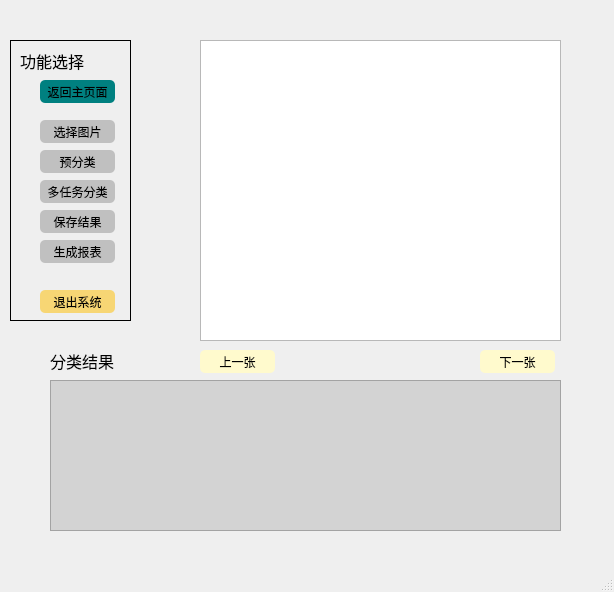
<?xml version="1.0" encoding="UTF-8"?>
<ui version="4.0">
 <class>defect_classification</class>
 <widget class="QMainWindow" name="defect_classification">
  <property name="geometry">
   <rect>
    <x>0</x>
    <y>0</y>
    <width>614</width>
    <height>592</height>
   </rect>
  </property>
  <property name="windowTitle">
   <string>缺陷分类</string>
  </property>
  <widget class="QWidget" name="centralwidget">
   <widget class="QGraphicsView" name="graphicsView">
    <property name="geometry">
     <rect>
      <x>200</x>
      <y>40</y>
      <width>361</width>
      <height>301</height>
     </rect>
    </property>
   </widget>
   <widget class="QLabel" name="label">
    <property name="geometry">
     <rect>
      <x>20</x>
      <y>40</y>
      <width>91</width>
      <height>41</height>
     </rect>
    </property>
    <property name="font">
     <font>
      <family>Adobe 宋体 Std L</family>
      <pointsize>12</pointsize>
     </font>
    </property>
    <property name="text">
     <string>功能选择</string>
    </property>
   </widget>
   <widget class="QLabel" name="pre_classification">
    <property name="geometry">
     <rect>
      <x>10</x>
      <y>40</y>
      <width>121</width>
      <height>281</height>
     </rect>
    </property>
    <property name="styleSheet">
     <string notr="true">border: 1px solid black;</string>
    </property>
    <property name="text">
     <string/>
    </property>
   </widget>
   <widget class="QPushButton" name="preclassify">
    <property name="geometry">
     <rect>
      <x>40</x>
      <y>150</y>
      <width>75</width>
      <height>23</height>
     </rect>
    </property>
    <property name="styleSheet">
     <string notr="true">QPushButton{background:#C0C0C0;border-radius:5px;}QPushButton:hover{background:#FFD700;}</string>
    </property>
    <property name="text">
     <string>预分类</string>
    </property>
   </widget>
   <widget class="QPushButton" name="multi_task">
    <property name="geometry">
     <rect>
      <x>40</x>
      <y>180</y>
      <width>75</width>
      <height>23</height>
     </rect>
    </property>
    <property name="styleSheet">
     <string notr="true">QPushButton{background:#C0C0C0;border-radius:5px;}QPushButton:hover{background:#FFD700;}</string>
    </property>
    <property name="text">
     <string>多任务分类</string>
    </property>
   </widget>
   <widget class="QLabel" name="label_3">
    <property name="geometry">
     <rect>
      <x>50</x>
      <y>350</y>
      <width>81</width>
      <height>21</height>
     </rect>
    </property>
    <property name="font">
     <font>
      <family>Adobe 宋体 Std L</family>
      <pointsize>12</pointsize>
     </font>
    </property>
    <property name="text">
     <string>分类结果</string>
    </property>
   </widget>
   <widget class="QPushButton" name="saveResult">
    <property name="geometry">
     <rect>
      <x>40</x>
      <y>210</y>
      <width>75</width>
      <height>23</height>
     </rect>
    </property>
    <property name="styleSheet">
     <string notr="true">QPushButton{background:#C0C0C0;border-radius:5px;}QPushButton:hover{background:#FFD700;}</string>
    </property>
    <property name="text">
     <string>保存结果</string>
    </property>
   </widget>
   <widget class="QPushButton" name="create_table">
    <property name="geometry">
     <rect>
      <x>40</x>
      <y>240</y>
      <width>75</width>
      <height>23</height>
     </rect>
    </property>
    <property name="styleSheet">
     <string notr="true">QPushButton{background:#C0C0C0;border-radius:5px;}QPushButton:hover{background:#FFD700;}</string>
    </property>
    <property name="text">
     <string>生成报表</string>
    </property>
   </widget>
   <widget class="QPushButton" name="backMainWindow">
    <property name="geometry">
     <rect>
      <x>40</x>
      <y>80</y>
      <width>75</width>
      <height>23</height>
     </rect>
    </property>
    <property name="styleSheet">
     <string notr="true">QPushButton{background:#008080;border-radius:5px;}QPushButton:hover{background:green;}</string>
    </property>
    <property name="text">
     <string>返回主页面</string>
    </property>
   </widget>
   <widget class="QPushButton" name="exitSystem">
    <property name="geometry">
     <rect>
      <x>40</x>
      <y>290</y>
      <width>75</width>
      <height>23</height>
     </rect>
    </property>
    <property name="styleSheet">
     <string notr="true">QPushButton{background:#F7D674;border-radius:5px;}
QPushButton:hover{background:red;}</string>
    </property>
    <property name="text">
     <string>退出系统</string>
    </property>
   </widget>
   <widget class="QPushButton" name="selectImage">
    <property name="geometry">
     <rect>
      <x>40</x>
      <y>120</y>
      <width>75</width>
      <height>23</height>
     </rect>
    </property>
    <property name="styleSheet">
     <string notr="true">QPushButton{background:#C0C0C0;border-radius:5px;}QPushButton:hover{background:#FFD700;}</string>
    </property>
    <property name="text">
     <string>选择图片</string>
    </property>
   </widget>
   <widget class="QPushButton" name="lastImg">
    <property name="geometry">
     <rect>
      <x>200</x>
      <y>350</y>
      <width>75</width>
      <height>23</height>
     </rect>
    </property>
    <property name="styleSheet">
     <string notr="true">QPushButton{background:#FFFACD;border-radius:5px;}QPushButton:hover{background:#D2691E;}</string>
    </property>
    <property name="text">
     <string>上一张</string>
    </property>
   </widget>
   <widget class="QPushButton" name="nextImg">
    <property name="geometry">
     <rect>
      <x>480</x>
      <y>350</y>
      <width>75</width>
      <height>23</height>
     </rect>
    </property>
    <property name="styleSheet">
     <string notr="true">QPushButton{background:#FFFACD;border-radius:5px;}QPushButton:hover{background:#D2691E;}</string>
    </property>
    <property name="text">
     <string>下一张</string>
    </property>
   </widget>
   <widget class="QTextEdit" name="resultShow">
    <property name="geometry">
     <rect>
      <x>50</x>
      <y>380</y>
      <width>511</width>
      <height>151</height>
     </rect>
    </property>
    <property name="styleSheet">
     <string notr="true">background-color:rgb(211,211,211);</string>
    </property>
   </widget>
  </widget>
  <widget class="QMenuBar" name="menubar">
   <property name="geometry">
    <rect>
     <x>0</x>
     <y>0</y>
     <width>614</width>
     <height>22</height>
    </rect>
   </property>
  </widget>
  <widget class="QStatusBar" name="statusbar"/>
 </widget>
 <resources/>
 <connections/>
</ui>
